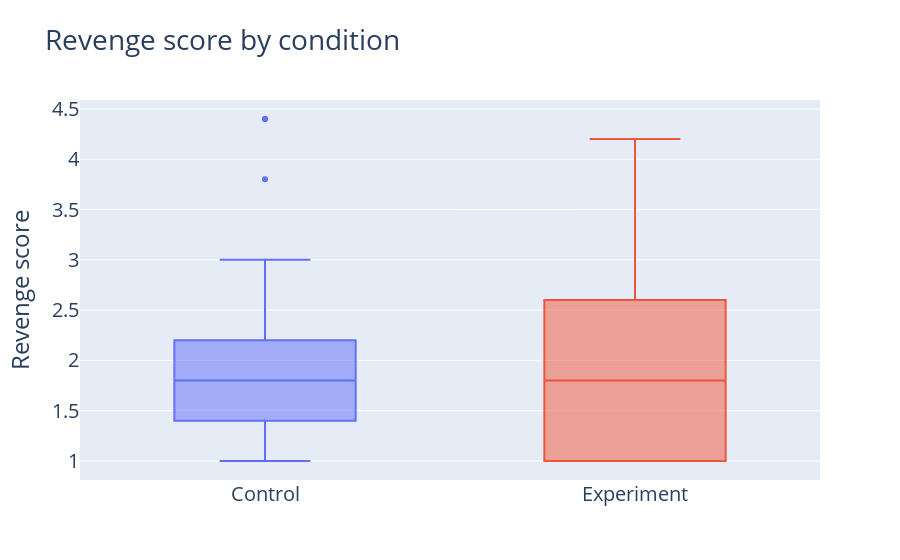

This figure's notebook cell:
### Code cell
import plotly.express as px
import plotly.graph_objects as go


fig6 = go.Figure()
fig6.add_trace(go.Box(y=control["revenge"], name='Control', showlegend=False))
fig6.add_trace(go.Box(y=experiment["revenge"], name='Experiment', showlegend=False))
fig6.update_layout(yaxis_title='Revenge score', title='Revenge score by condition', font=dict(size=20))

fig6.show()

### Figure 1 — Plotly figure (JSON) as saved in the notebook; plotly's stock layout.template omitted (floating-point values rounded to 4 significant figures)
{"data": [{"name": "Control", "showlegend": false, "type": "box", "y": [1.2, 1, 1.6, 1.4, 2.6, 1.4, 2.2, 3.8, 2, 1.4, 1.8, 2, 4.4, 2.6, 1.2, 1, 2, 1.4, 2.2, 2, 1, 1.8, 4.4, 1.6, 2.2, 1.4, 2, 3, 2, 1, 1.4, 1, 2.6, 1.8, 1.2, 1.4, 1.6]}, {"name": "Experiment", "showlegend": false, "type": "box", "y": [1.8, 1, 4.2, 1.6, 1.8, 1.4, 2.2, 1.8, 1.2, 3, 3.4, 2.2, 3, 1, 1, 1.4, 2.6, 2, 2.6, 1, 3.2, 1, 1.8, 1, 2.6, 1.2, 1.6, 2.8, 1, 1, 4.2, 1, 1]}], "layout": {"font": {"size": 20}, "title": {"text": "Revenge score by condition"}, "yaxis": {"title": {"text": "Revenge score"}}}}
